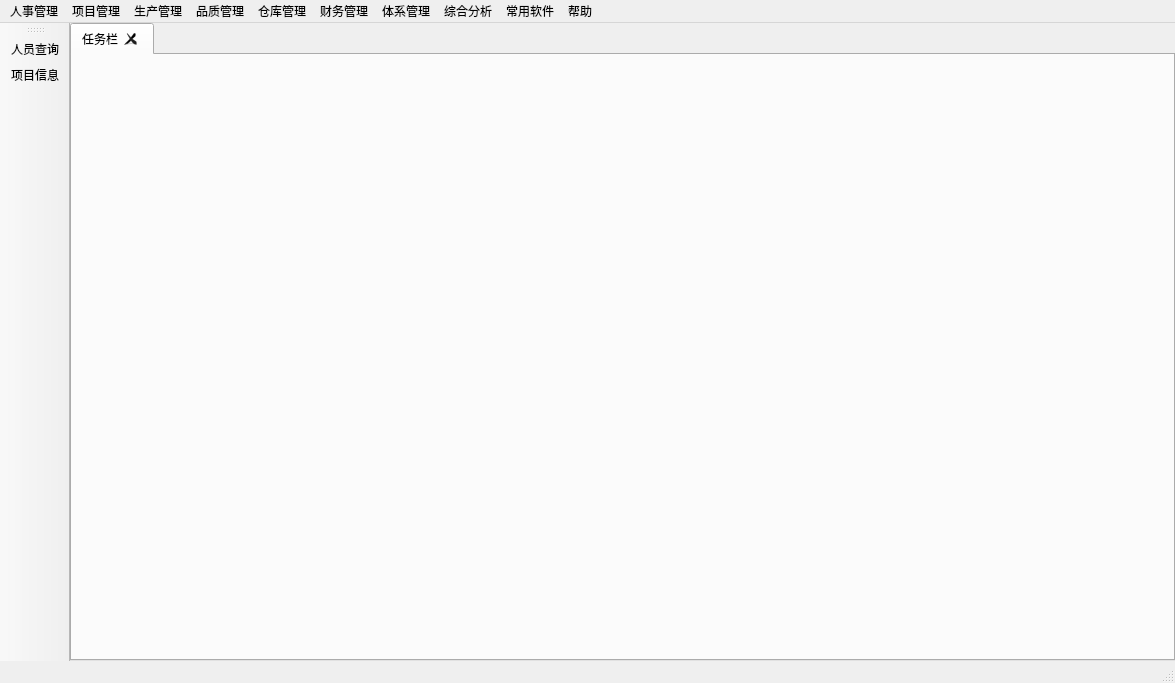
<?xml version="1.0" encoding="UTF-8"?>
<ui version="4.0">
 <class>MainWindow</class>
 <widget class="QMainWindow" name="MainWindow">
  <property name="windowModality">
   <enum>Qt::NonModal</enum>
  </property>
  <property name="geometry">
   <rect>
    <x>0</x>
    <y>0</y>
    <width>1175</width>
    <height>683</height>
   </rect>
  </property>
  <property name="sizePolicy">
   <sizepolicy hsizetype="Preferred" vsizetype="Preferred">
    <horstretch>0</horstretch>
    <verstretch>0</verstretch>
   </sizepolicy>
  </property>
  <property name="windowTitle">
   <string>飞云信息管理平台</string>
  </property>
  <property name="windowIcon">
   <iconset>
    <normaloff>ICO/主题.png</normaloff>ICO/主题.png</iconset>
  </property>
  <property name="statusTip">
   <string/>
  </property>
  <property name="toolButtonStyle">
   <enum>Qt::ToolButtonIconOnly</enum>
  </property>
  <widget class="QWidget" name="centralwidget">
   <property name="sizePolicy">
    <sizepolicy hsizetype="Expanding" vsizetype="Expanding">
     <horstretch>0</horstretch>
     <verstretch>0</verstretch>
    </sizepolicy>
   </property>
   <property name="minimumSize">
    <size>
     <width>800</width>
     <height>505</height>
    </size>
   </property>
   <layout class="QGridLayout" name="gridLayout_3">
    <property name="leftMargin">
     <number>0</number>
    </property>
    <property name="topMargin">
     <number>0</number>
    </property>
    <property name="rightMargin">
     <number>0</number>
    </property>
    <property name="bottomMargin">
     <number>0</number>
    </property>
    <property name="spacing">
     <number>0</number>
    </property>
    <item row="0" column="0">
     <widget class="QTabWidget" name="ZhuCaiDan">
      <property name="enabled">
       <bool>true</bool>
      </property>
      <property name="mouseTracking">
       <bool>true</bool>
      </property>
      <property name="tabletTracking">
       <bool>true</bool>
      </property>
      <property name="focusPolicy">
       <enum>Qt::ClickFocus</enum>
      </property>
      <property name="contextMenuPolicy">
       <enum>Qt::DefaultContextMenu</enum>
      </property>
      <property name="acceptDrops">
       <bool>true</bool>
      </property>
      <property name="toolTipDuration">
       <number>-1</number>
      </property>
      <property name="statusTip">
       <string/>
      </property>
      <property name="autoFillBackground">
       <bool>false</bool>
      </property>
      <property name="styleSheet">
       <string notr="true"/>
      </property>
      <property name="currentIndex">
       <number>0</number>
      </property>
      <property name="documentMode">
       <bool>false</bool>
      </property>
      <property name="tabsClosable">
       <bool>true</bool>
      </property>
      <property name="movable">
       <bool>false</bool>
      </property>
      <property name="tabBarAutoHide">
       <bool>false</bool>
      </property>
      <widget class="QWidget" name="ranwu">
       <attribute name="title">
        <string>任务栏</string>
       </attribute>
      </widget>
     </widget>
    </item>
   </layout>
  </widget>
  <widget class="QMenuBar" name="caidan">
   <property name="geometry">
    <rect>
     <x>0</x>
     <y>0</y>
     <width>1175</width>
     <height>23</height>
    </rect>
   </property>
   <widget class="QMenu" name="ren_shi">
    <property name="title">
     <string>人事管理</string>
    </property>
    <addaction name="actFont_ranyuanchaxun"/>
    <addaction name="请假记录"/>
    <addaction name="加班记录"/>
    <addaction name="考勤记录"/>
    <addaction name="后勤申请"/>
   </widget>
   <widget class="QMenu" name="xiang_mu">
    <property name="title">
     <string>项目管理</string>
    </property>
    <addaction name="actFont_xiangmuxinxi"/>
    <addaction name="项目计划"/>
   </widget>
   <widget class="QMenu" name="sheng_chan">
    <property name="title">
     <string>生产管理</string>
    </property>
    <addaction name="工程资料"/>
    <addaction name="机台安排"/>
    <addaction name="设备维修"/>
   </widget>
   <widget class="QMenu" name="pin_zhi">
    <property name="title">
     <string>品质管理</string>
    </property>
    <addaction name="产品信息"/>
    <addaction name="验模信息"/>
    <addaction name="检具管理"/>
    <addaction name="仪校管理"/>
    <addaction name="品质异常"/>
    <addaction name="交样信息"/>
   </widget>
   <widget class="QMenu" name="chang_ku">
    <property name="title">
     <string>仓库管理</string>
    </property>
    <addaction name="详细清单"/>
    <addaction name="入库管理"/>
    <addaction name="出库管理"/>
    <addaction name="退货管理"/>
    <addaction name="借用管理"/>
    <addaction name="库存管理"/>
    <addaction name="报废清单"/>
   </widget>
   <widget class="QMenu" name="cai_wu">
    <property name="title">
     <string>财务管理</string>
    </property>
    <addaction name="采购申请"/>
    <addaction name="报销申请"/>
    <addaction name="separator"/>
    <addaction name="采购管理"/>
    <addaction name="外协管理"/>
   </widget>
   <widget class="QMenu" name="ti_xi">
    <property name="tearOffEnabled">
     <bool>false</bool>
    </property>
    <property name="title">
     <string>体系管理</string>
    </property>
    <addaction name="体系查询"/>
    <addaction name="体系修改"/>
   </widget>
   <widget class="QMenu" name="zong_he_fen_xi">
    <property name="title">
     <string>综合分析</string>
    </property>
    <addaction name="品质一览"/>
    <addaction name="异常一览"/>
    <addaction name="进度一览"/>
    <addaction name="库存一览"/>
   </widget>
   <widget class="QMenu" name="chang_yong_ruan_jian">
    <property name="title">
     <string>常用软件</string>
    </property>
    <addaction name="截图软件"/>
    <addaction name="翻译软件"/>
    <addaction name="日历"/>
   </widget>
   <widget class="QMenu" name="bang_zhu">
    <property name="title">
     <string>帮助</string>
    </property>
    <addaction name="密码修改"/>
    <addaction name="账号切换"/>
    <addaction name="退出"/>
    <addaction name="separator"/>
    <addaction name="皮肤"/>
   </widget>
   <addaction name="ren_shi"/>
   <addaction name="xiang_mu"/>
   <addaction name="sheng_chan"/>
   <addaction name="pin_zhi"/>
   <addaction name="chang_ku"/>
   <addaction name="cai_wu"/>
   <addaction name="ti_xi"/>
   <addaction name="zong_he_fen_xi"/>
   <addaction name="chang_yong_ruan_jian"/>
   <addaction name="bang_zhu"/>
  </widget>
  <widget class="QToolBar" name="toolBar">
   <property name="windowTitle">
    <string>toolBar</string>
   </property>
   <property name="layoutDirection">
    <enum>Qt::LeftToRight</enum>
   </property>
   <property name="allowedAreas">
    <set>Qt::AllToolBarAreas</set>
   </property>
   <property name="orientation">
    <enum>Qt::Vertical</enum>
   </property>
   <property name="toolButtonStyle">
    <enum>Qt::ToolButtonTextUnderIcon</enum>
   </property>
   <attribute name="toolBarArea">
    <enum>LeftToolBarArea</enum>
   </attribute>
   <attribute name="toolBarBreak">
    <bool>false</bool>
   </attribute>
   <addaction name="actFont_ranyuanchaxun"/>
   <addaction name="actFont_xiangmuxinxi"/>
   <addaction name="加班记录"/>
   <addaction name="请假记录"/>
  </widget>
  <widget class="QStatusBar" name="statusBar"/>
  <action name="actFont_ranyuanchaxun">
   <property name="icon">
    <iconset>
     <normaloff>ICO/ico/shell32.dll(267).ico</normaloff>ICO/ico/shell32.dll(267).ico</iconset>
   </property>
   <property name="text">
    <string>人员查询</string>
   </property>
  </action>
  <action name="加班记录">
   <property name="icon">
    <iconset>
     <normaloff>ICO/png/1218679.png</normaloff>ICO/png/1218679.png</iconset>
   </property>
   <property name="text">
    <string>加班记录</string>
   </property>
  </action>
  <action name="请假记录">
   <property name="icon">
    <iconset>
     <normaloff>ICO/图标-07.png</normaloff>ICO/图标-07.png</iconset>
   </property>
   <property name="text">
    <string>请假记录</string>
   </property>
  </action>
  <action name="考勤记录">
   <property name="text">
    <string>考勤记录</string>
   </property>
  </action>
  <action name="后勤申请">
   <property name="text">
    <string>后勤申请</string>
   </property>
  </action>
  <action name="actFont_xiangmuxinxi">
   <property name="icon">
    <iconset>
     <normaloff>ICO/图标-02.png</normaloff>ICO/图标-02.png</iconset>
   </property>
   <property name="text">
    <string>项目信息</string>
   </property>
  </action>
  <action name="项目计划">
   <property name="text">
    <string>项目计划</string>
   </property>
  </action>
  <action name="机台安排">
   <property name="text">
    <string>机台安排</string>
   </property>
  </action>
  <action name="设备维修">
   <property name="text">
    <string>设备维修</string>
   </property>
  </action>
  <action name="产品信息">
   <property name="text">
    <string>产品信息</string>
   </property>
   <property name="toolTip">
    <string>产品信息</string>
   </property>
  </action>
  <action name="验模信息">
   <property name="text">
    <string>验模信息</string>
   </property>
   <property name="toolTip">
    <string>验模信息</string>
   </property>
  </action>
  <action name="检具管理">
   <property name="text">
    <string>检具管理</string>
   </property>
  </action>
  <action name="仪校管理">
   <property name="text">
    <string>仪校管理</string>
   </property>
  </action>
  <action name="品质异常">
   <property name="text">
    <string>品质异常</string>
   </property>
  </action>
  <action name="交样信息">
   <property name="text">
    <string>交样信息</string>
   </property>
  </action>
  <action name="工程资料">
   <property name="text">
    <string>工程资料</string>
   </property>
  </action>
  <action name="详细清单">
   <property name="text">
    <string>详细清单</string>
   </property>
  </action>
  <action name="入库管理">
   <property name="text">
    <string>入库管理</string>
   </property>
  </action>
  <action name="出库管理">
   <property name="text">
    <string>出库管理</string>
   </property>
  </action>
  <action name="退货管理">
   <property name="text">
    <string>退货管理</string>
   </property>
  </action>
  <action name="借用管理">
   <property name="text">
    <string>借用管理</string>
   </property>
  </action>
  <action name="库存管理">
   <property name="text">
    <string>库存管理</string>
   </property>
  </action>
  <action name="报废清单">
   <property name="text">
    <string>报废清单</string>
   </property>
  </action>
  <action name="采购申请">
   <property name="text">
    <string>采购申请</string>
   </property>
  </action>
  <action name="品质一览">
   <property name="text">
    <string>品质一览</string>
   </property>
  </action>
  <action name="异常一览">
   <property name="text">
    <string>异常一览</string>
   </property>
  </action>
  <action name="进度一览">
   <property name="text">
    <string>进度一览</string>
   </property>
  </action>
  <action name="库存一览">
   <property name="text">
    <string>库存一览</string>
   </property>
  </action>
  <action name="截图软件">
   <property name="icon">
    <iconset>
     <normaloff>ICO/ico/shell32.dll(3).ico</normaloff>ICO/ico/shell32.dll(3).ico</iconset>
   </property>
   <property name="text">
    <string>截图软件</string>
   </property>
  </action>
  <action name="翻译软件">
   <property name="icon">
    <iconset>
     <normaloff>ICO/ico/shell32.dll(243).ico</normaloff>ICO/ico/shell32.dll(243).ico</iconset>
   </property>
   <property name="text">
    <string>翻译软件</string>
   </property>
  </action>
  <action name="日历">
   <property name="icon">
    <iconset>
     <normaloff>ICO/png/1234864.png</normaloff>ICO/png/1234864.png</iconset>
   </property>
   <property name="text">
    <string>日历</string>
   </property>
  </action>
  <action name="密码修改">
   <property name="icon">
    <iconset>
     <normaloff>ICO/ico/shell32.dll(194).ico</normaloff>ICO/ico/shell32.dll(194).ico</iconset>
   </property>
   <property name="text">
    <string>密码修改</string>
   </property>
   <property name="shortcut">
    <string>Ctrl+E</string>
   </property>
  </action>
  <action name="账号切换">
   <property name="icon">
    <iconset>
     <normaloff>ICO/ico/shell32.dll(269).ico</normaloff>ICO/ico/shell32.dll(269).ico</iconset>
   </property>
   <property name="text">
    <string>账号切换</string>
   </property>
   <property name="shortcut">
    <string>Ctrl+W</string>
   </property>
  </action>
  <action name="退出">
   <property name="icon">
    <iconset>
     <normaloff>ICO/ico/shell32.dll(240).ico</normaloff>ICO/ico/shell32.dll(240).ico</iconset>
   </property>
   <property name="text">
    <string>退出</string>
   </property>
   <property name="statusTip">
    <string>点击按钮退出程序！</string>
   </property>
   <property name="shortcut">
    <string>Ctrl+Q</string>
   </property>
  </action>
  <action name="皮肤">
   <property name="icon">
    <iconset>
     <normaloff>ICO/1142575.png</normaloff>ICO/1142575.png</iconset>
   </property>
   <property name="text">
    <string>皮肤</string>
   </property>
  </action>
  <action name="采购管理">
   <property name="text">
    <string>采购管理</string>
   </property>
  </action>
  <action name="外协管理">
   <property name="text">
    <string>外协管理</string>
   </property>
  </action>
  <action name="报销申请">
   <property name="text">
    <string>报销申请</string>
   </property>
  </action>
  <action name="体系查询">
   <property name="text">
    <string>体系查询</string>
   </property>
  </action>
  <action name="体系修改">
   <property name="text">
    <string>体系修改</string>
   </property>
  </action>
  <action name="actioncsdc">
   <property name="text">
    <string>csdc</string>
   </property>
  </action>
 </widget>
 <layoutdefault spacing="0" margin="0"/>
 <resources/>
 <connections>
  <connection>
   <sender>退出</sender>
   <signal>triggered()</signal>
   <receiver>MainWindow</receiver>
   <slot>close()</slot>
   <hints>
    <hint type="sourcelabel">
     <x>-1</x>
     <y>-1</y>
    </hint>
    <hint type="destinationlabel">
     <x>399</x>
     <y>284</y>
    </hint>
   </hints>
  </connection>
 </connections>
</ui>
